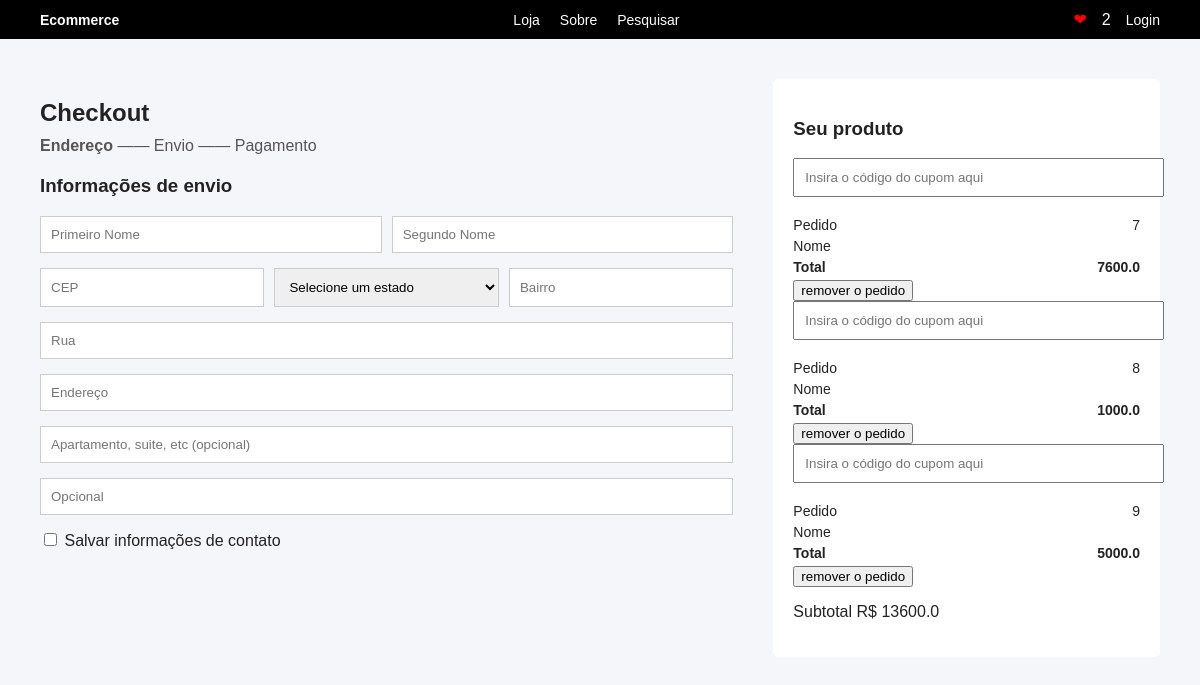
The page /meus-pedidos (signed in) on the database its author committed.
### models.py (models this page shows)
class Pedido(Base):
    __tablename__ = "pedidos"
    id = Column("id", Integer, primary_key=True, index=True)
    id_usuario = Column("id_usuario", Integer, ForeignKey("usuarios.id")) # id do usuário que está fazendo o pedido
    total = Column("total", Float, default=0.0) # total de pedidos
    usuario = relationship("Usuario", back_populates="pedidos")
    itens = relationship("ItemPedido", back_populates="pedido")

### controllers.py (the view)
@router.get("/meus-pedidos",response_class=HTMLResponse)
def meus_pedidos(request:Request,db:Session=Depends(get_db)):
    token = request.cookies.get("token")
    if not token:
        return RedirectResponse(url="/login", status_code=303)
    payload = verificar_token(token)
    if not payload:
        return RedirectResponse(url="/login", status_code=303)
    email_usuario = payload.get("sub")
    usuario=db.query(Usuario).filter_by(email=email_usuario).first()
    pedidos = db.query(Pedido).filter_by(id_usuario=usuario.id).all()
    total_geral = sum(p.total for p in pedidos)
    return templates.TemplateResponse("checkout.html",
                                      {"request":request, "pedidos":pedidos, "total_geral":total_geral})

### View/templates/checkout.html (shortened to what this page needs)
<!DOCTYPE html>
<html lang="pt-BR">
  <head>
    <link rel="stylesheet" href="style_checkout.css" />
    <link
      rel="stylesheet"
      href="{{url_for('static', path='Pasta_css/style_checkout.css') }}"
    />
  </head>
  <body>
    <header class="navbar">
      <div class="logo">Ecommerce</div>
      <nav class="menu">
        <a href="/produtos">Loja</a>
        <a href="#">Sobre</a>
        <a href="#">Pesquisar</a>
      </nav>
      <div class="icons">
        <span class="heart">❤</span>
        <span class="cart">2</span>
        <a href="#">Login</a>
      </div>
    </header>
    <main class="checkout">
      <section class="form-section">
        <h1>Checkout</h1>
        <div class="steps">
          <strong>Endereço</strong> <span>——</span> Envio
          <span>——</span> Pagamento
        </div>
        <h3>Informações de envio</h3>
        <form>
          <div class="row">
            <input type="text" placeholder="Primeiro Nome" />
            <input type="text" placeholder="Segundo Nome" />
          </div>
          <div class="row">
            <input type="text" name="cep" placeholder="CEP" />
            <select name="estado">
              <option value="">Selecione um estado</option>
            </select>
            <input type="text" name="bairro" placeholder="Bairro" />
          </div>
          <input type="text" name="logradouro" placeholder="Rua" />
          <input type="text" name="endereco" placeholder="Endereço" />
          <input type="text" placeholder="Apartamento, suite, etc (opcional)" />
          <input type="text" placeholder="Opcional" />
          <label>
            <input type="checkbox" /> Salvar informações de contato
          </label>
        </form>
      </section>
      {% if pedidos %}
      <aside class="cart-section">
        <h3>Seu produto</h3>
        {% for i in pedidos %}
        <input type="text" placeholder="Insira o código do cupom aqui" />
        <div class="summary">
          <p>Pedido <span>{{i.id}}</span></p>
          <p>Nome </p>
          <p>
            <strong>Total</strong>
            <span><strong>{{ i.total }}</strong></span>
          </p>
          <form action="/carrinho/remover/{{i.id}}" method="post">
            <button type="submit">remover o pedido</button>
          </form>
        </div>
        {% endfor %}
        <p>Subtotal <span>R$ {{ total_geral }}</span></p>
      </aside>
      {% endif %}
    </main>
  </body>
</html>

### static/Pasta_css/style_checkout.css (style rules this page uses)
body { font-family: Arial, sans-serif; margin: 0; background: #f4f6f9; color: #222; }
.navbar { display: flex; justify-content: space-between; align-items: center; background: black; color: white; padding: 10px 40px; }
.logo { font-weight: bold; font-size: 14px; }
.menu { display: flex; gap: 20px; }
.menu a { color: white; text-decoration: none; font-size: 14px; }
.icons { display: flex; align-items: center; gap: 15px; }
.icons .heart { color: red; }
.icons a { color: white; text-decoration: none; font-size: 14px; }
.checkout { display: flex; justify-content: space-between; padding: 40px; gap: 40px; }
.form-section { flex: 2; }
.form-section h1 { margin-bottom: 10px; }
.steps { margin-bottom: 20px; color: #555; }
.form-section form { display: flex; flex-direction: column; gap: 15px; }
.row { display: flex; gap: 10px; }
form input, form select { padding: 10px; border: 1px solid #ccc; flex: 1; }
.cart-section { flex: 1; background: white; padding: 20px; border-radius: 5px; }
.cart-section input { width: 100%; padding: 10px; margin-bottom: 15px; }
.summary { font-size: 14px; }
.summary p { display: flex; justify-content: space-between; margin: 5px 0; }

### rows shown on the page
Pedido: id "7", total "7600.0"
Pedido: id "8", total "1000.0"
Pedido: id "9", total "5000.0"

### other values the page prints
{{ total_geral }} "13600.0"
